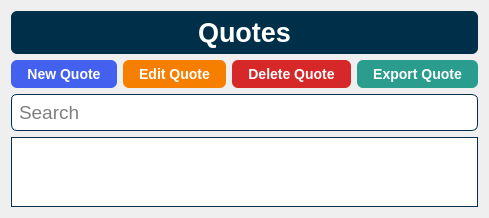
      <widget class="QWidget" name="pageQuotes">
       <layout class="QGridLayout" name="gridLayout_3">
        <item row="1" column="0">
         <widget class="QPushButton" name="btnNewQuote">
          <property name="focusPolicy">
           <enum>Qt::NoFocus</enum>
          </property>
          <property name="styleSheet">
           <string notr="true">background-color: #4361ee;
border: 1px solid rgba(27, 31, 35, .15);
border-radius: 6px;
color: #fff;
font-family: &quot;Helvetica&quot;;
font-size: 14px;
font-weight: 600;
line-height: 20px;
padding: 6px 16px;
position: relative;
text-align: center;
text-decoration: none;
vertical-align: middle;
white-space: nowrap;</string>
          </property>
          <property name="text">
           <string>New Quote</string>
          </property>
         </widget>
        </item>
        <item row="1" column="2">
         <widget class="QPushButton" name="btnDeleteQuote">
          <property name="focusPolicy">
           <enum>Qt::NoFocus</enum>
          </property>
          <property name="styleSheet">
           <string notr="true">background-color: #d62828;
border: 1px solid rgba(27, 31, 35, .15);
border-radius: 6px;
color: #fff;
font-family: &quot;Helvetica&quot;;
font-size: 14px;
font-weight: 600;
line-height: 20px;
padding: 6px 16px;
position: relative;
text-align: center;
text-decoration: none;
vertical-align: middle;
white-space: nowrap;</string>
          </property>
          <property name="text">
           <string>Delete Quote</string>
          </property>
         </widget>
        </item>
        <item row="1" column="1">
         <widget class="QPushButton" name="btnEditQuote">
          <property name="focusPolicy">
           <enum>Qt::NoFocus</enum>
          </property>
          <property name="styleSheet">
           <string notr="true">background-color: #f77f00;
border: 1px solid rgba(27, 31, 35, .15);
border-radius: 6px;
color: #fff;
font-family: &quot;Helvetica&quot;;
font-size: 14px;
font-weight: 600;
line-height: 20px;
padding: 6px 16px;
position: relative;
text-align: center;
text-decoration: none;
vertical-align: middle;
white-space: nowrap;</string>
          </property>
          <property name="text">
           <string>Edit Quote</string>
          </property>
         </widget>
        </item>
        <item row="1" column="3">
         <widget class="QPushButton" name="btnExportQuote">
          <property name="focusPolicy">
           <enum>Qt::NoFocus</enum>
          </property>
          <property name="styleSheet">
           <string notr="true">background-color: #2a9d8f;
border: 1px solid rgba(27, 31, 35, .15);
border-radius: 6px;
color: #fff;
font-family: &quot;Helvetica&quot;;
font-size: 14px;
font-weight: 600;
line-height: 20px;
padding: 6px 16px;
position: relative;
text-align: center;
text-decoration: none;
vertical-align: middle;
white-space: nowrap;</string>
          </property>
          <property name="text">
           <string>Export Quote</string>
          </property>
         </widget>
        </item>
        <item row="0" column="0" colspan="4">
         <widget class="QLabel" name="lblQuotes_Header">
          <property name="styleSheet">
           <string notr="true">border: 1px solid rgba(27, 31, 35, .15);
border-radius: 6px;
background-color: #003049;
color: #ffffff;
font-size: 20pt;
font-family: &quot;Helvetica&quot;;
font-style: normal;
font-weight: 700;
padding: 6px;</string>
          </property>
          <property name="text">
           <string>Quotes</string>
          </property>
          <property name="alignment">
           <set>Qt::AlignCenter</set>
          </property>
         </widget>
        </item>
        <item row="2" column="0" colspan="4">
         <widget class="QLineEdit" name="txtQuoteSearch">
          <property name="focusPolicy">
           <enum>Qt::ClickFocus</enum>
          </property>
          <property name="styleSheet">
           <string notr="true">border: 1px solid #003049;
border-radius: 6px;
font-family: &quot;Helvetica&quot;;
font-size: 14pt;
padding: 5px;</string>
          </property>
          <property name="placeholderText">
           <string>Search</string>
          </property>
          <property name="clearButtonEnabled">
           <bool>true</bool>
          </property>
         </widget>
        </item>
        <item row="3" column="0" colspan="4">
         <widget class="QTableWidget" name="tblQuotes">
          <property name="focusPolicy">
           <enum>Qt::NoFocus</enum>
          </property>
          <property name="styleSheet">
           <string notr="true">border: 1px solid #003049;
font-family: &quot;Helvetica&quot;;
font-size: 10pt;</string>
          </property>
          <property name="sizeAdjustPolicy">
           <enum>QAbstractScrollArea::AdjustToContents</enum>
          </property>
          <property name="editTriggers">
           <set>QAbstractItemView::NoEditTriggers</set>
          </property>
          <property name="selectionMode">
           <enum>QAbstractItemView::SingleSelection</enum>
          </property>
          <property name="selectionBehavior">
           <enum>QAbstractItemView::SelectRows</enum>
          </property>
          <property name="sortingEnabled">
           <bool>true</bool>
          </property>
          <property name="columnCount">
           <number>0</number>
          </property>
          <attribute name="horizontalHeaderStretchLastSection">
           <bool>true</bool>
          </attribute>
          <attribute name="verticalHeaderVisible">
           <bool>false</bool>
          </attribute>
          <attribute name="verticalHeaderStretchLastSection">
           <bool>false</bool>
          </attribute>
         </widget>
        </item>
       </layout>
      </widget>
